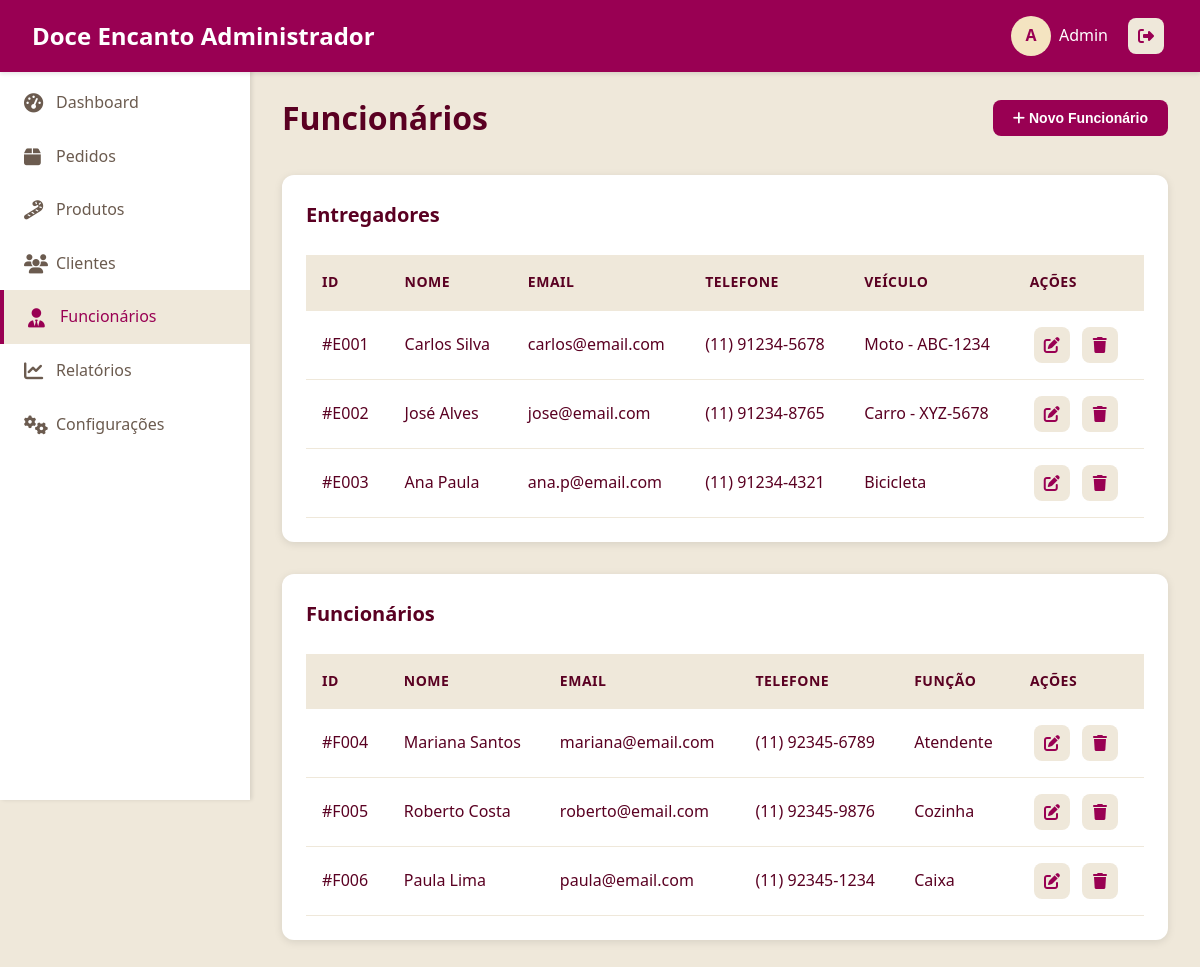
/funcionarios.php, run on the app's committed database.
### tables this page shows
CREATE TABLE IF NOT EXISTS equipe (
    id INT AUTO_INCREMENT PRIMARY KEY,
    nome VARCHAR(100) NOT NULL,
    email VARCHAR(100) NOT NULL UNIQUE,
    telefone VARCHAR(15),
    endereco TEXT,
    tipo ENUM('funcionario', 'entregador') NOT NULL, 
    funcao VARCHAR(50), 
    veiculo_tipo VARCHAR(50), 
    placa VARCHAR(10), 
    data_cadastro TIMESTAMP DEFAULT CURRENT_TIMESTAMP
);

### funcionarios.php (the view, shortened to what this page needs)
<?php
include 'db_config.php';
$entregadores = [];
$funcionarios = [];
$sql_entregadores = "SELECT id, nome, email, telefone, veiculo_tipo, placa FROM equipe WHERE tipo = 'entregador' ORDER BY id";
if ($result = $conn->query($sql_entregadores)) {
    while ($row = $result->fetch_assoc()) {
        $row['veiculo_info'] = $row['veiculo_tipo'] . ($row['placa'] ? ' - ' . $row['placa'] : '');
        $entregadores[] = $row;
    }
}
$sql_funcionarios = "SELECT id, nome, email, telefone, funcao FROM equipe WHERE tipo = 'funcionario' ORDER BY id";
if ($result = $conn->query($sql_funcionarios)) {
    while ($row = $result->fetch_assoc()) {
        $funcionarios[] = $row;
    }
}
?>
<!DOCTYPE html>
<html lang="pt-BR">
<head>
    <link rel="stylesheet" href="admin.css">
    <link rel="stylesheet" href="https://cdnjs.cloudflare.com/ajax/libs/font-awesome/6.4.0/css/all.min.css">
</head>
<body>
    <?php include 'components/header-adm.php'; ?>
    <?php include 'components/sidebar.php'; ?>
    <main class="main-content">
        <div class="dashboard-header">
            <h1>Funcionários</h1>
            <button class="btn-primary" onclick="openEmployeeModal()">
                <i class="fas fa-plus"></i> Novo Funcionário
            </button>
        </div>
        <div class="chart-card" style="margin-bottom: 2rem;">
            <h2>Entregadores</h2>
            <div class="table-responsive">
                <table class="data-table">
                    <thead>
                        <tr>
                            <th>ID</th>
                            <th>Nome</th>
                            <th>Email</th>
                            <th>Telefone</th>
                            <th>Veículo</th>
                            <th>Ações</th>
                        </tr>
                    </thead>
                    <tbody>
                        <?php foreach ($entregadores as $e): ?>
                            <tr>
                                <td>#E<?php echo htmlspecialchars(str_pad($e['id'], 3, '0', STR_PAD_LEFT)); ?></td>
                                <td><?php echo htmlspecialchars($e['nome']); ?></td>
                                <td><?php echo htmlspecialchars($e['email']); ?></td>
                                <td><?php echo htmlspecialchars($e['telefone']); ?></td>
                                <td><?php echo htmlspecialchars($e['veiculo_info']); ?></td>
                                <td>
                                    <a href="#" onclick="editEmployee(<?php echo $e['id']; ?>)" class="btn-icon"><i
                                            class="fas fa-edit"></i></a>
                                    <a href="#" onclick="deleteEmployee(<?php echo $e['id']; ?>)" class="btn-icon"><i
                                            class="fas fa-trash"></i></a>
                                </td>
                            </tr>
                        <?php endforeach; ?>
                    </tbody>
                </table>
            </div>
        </div>
        <div class="chart-card">
            <h2>Funcionários</h2>
            <div class="table-responsive">
                <table class="data-table">
                    <thead>
                        <tr>
                            <th>ID</th>
                            <th>Nome</th>
                            <th>Email</th>
                            <th>Telefone</th>
                            <th>Função</th>
                            <th>Ações</th>
                        </tr>
                    </thead>
                    <tbody>
                        <?php foreach ($funcionarios as $f): ?>
                            <tr>
                                <td>#F<?php echo htmlspecialchars(str_pad($f['id'], 3, '0', STR_PAD_LEFT)); ?></td>
                                <td><?php echo htmlspecialchars($f['nome']); ?></td>
                                <td><?php echo htmlspecialchars($f['email']); ?></td>
                                <td><?php echo htmlspecialchars($f['telefone']); ?></td>
                                <td><?php echo htmlspecialchars($f['funcao']); ?></td>
                                <td>
                                    <a href="#" onclick="editStaff(<?php echo $f['id']; ?>)" class="btn-icon"><i
                                            class="fas fa-edit"></i></a>
                                    <a href="#" onclick="deleteStaff(<?php echo $f['id']; ?>)" class="btn-icon"><i
                                            class="fas fa-trash"></i></a>
                                </td>
                            </tr>
                        <?php endforeach; ?>
                    </tbody>
                </table>
            </div>
        </div>
    </main>
</body>
</html>

### admin.css (style rules this page uses)
:root { --primary-color: #990053; --primary-dark: #5a0022; --primary-light: #990053; --secondary-color: #f4e4c1; --accent-color: #ddbb26; --text-dark: #5a0022; --text-light: #6b5b4f; --white: #ffffff; --light-bg: #efe8da; --border-color: #efe8da; }
* { margin: 0; padding: 0; box-sizing: border-box; }
body { font-family: "Segoe UI", Tahoma, Geneva, Verdana, sans-serif; background-color: var(--light-bg); color: var(--text-dark); line-height: 1.6; }
.main-content { margin-left: 250px; margin-top: 60px; padding: 2rem; min-height: calc(100vh - 60px); }
.dashboard-header { display: flex; justify-content: space-between; align-items: center; margin-bottom: 2rem; }
.dashboard-header h1 { color: var(--text-dark); font-size: 2rem; }
.chart-card { background-color: var(--white); padding: 1.5rem; border-radius: 12px; box-shadow: 0 2px 8px rgba(0, 0, 0, 0.1); }
.chart-card h2 { font-size: 1.25rem; margin-bottom: 1.5rem; color: var(--text-dark); }
.table-responsive { overflow-x: auto; }
.data-table { width: 100%; border-collapse: collapse; }
.data-table thead { background-color: var(--light-bg); }
.data-table th, .data-table td { padding: 1rem; text-align: left; border-bottom: 1px solid var(--border-color); }
.data-table th { font-weight: 600; color: var(--text-dark); font-size: 0.875rem; text-transform: uppercase; letter-spacing: 0.5px; }
.btn-primary, .btn-secondary, .btn-danger { padding: 0.625rem 1.25rem; border: none; border-radius: 8px; font-size: 0.875rem; font-weight: 600; cursor: pointer; text-decoration: none; display: inline-block; transition: all 0.3s; }
.btn-primary { background-color: var(--primary-color); color: var(--white); }
.btn-icon { width: 36px; height: 36px; border-radius: 8px; display: inline-flex; align-items: center; justify-content: center; background-color: var(--light-bg); color: var(--primary-color); text-decoration: none; transition: all 0.3s; margin: 0 0.25rem; }

### data on the page
equipe: id "001", nome "Carlos Silva", email "carlos@email.com", telefone "(11) 91234-5678", veiculo_info "Moto - ABC-1234"
equipe: id "002", nome "José Alves", email "jose@email.com", telefone "(11) 91234-8765", veiculo_info "Carro - XYZ-5678"
equipe: id "003", nome "Ana Paula", email "ana.p@email.com", telefone "(11) 91234-4321", veiculo_tipo "Bicicleta"
equipe: id "004", nome "Mariana Santos", email "mariana@email.com", telefone "(11) 92345-6789", funcao "Atendente"
equipe: id "005", nome "Roberto Costa", email "roberto@email.com", telefone "(11) 92345-9876", funcao "Cozinha"
equipe: id "006", nome "Paula Lima", email "paula@email.com", telefone "(11) 92345-1234", funcao "Caixa"
